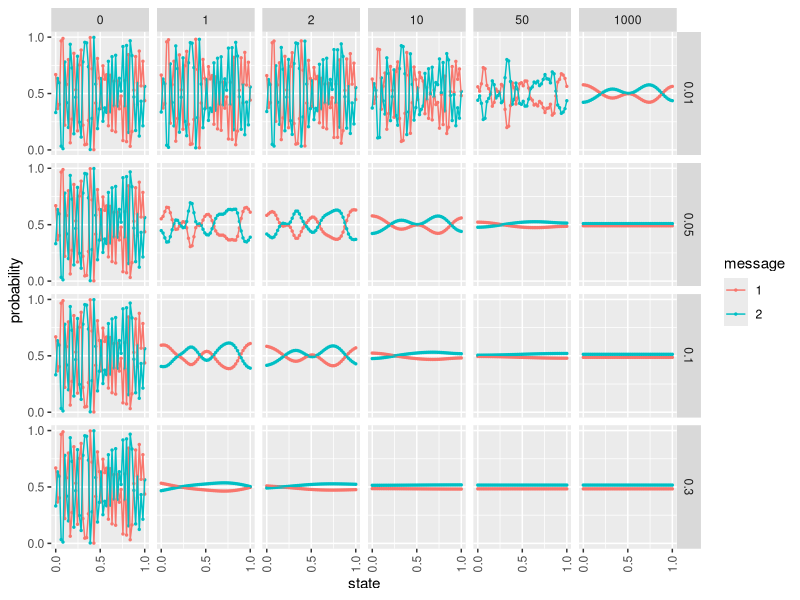
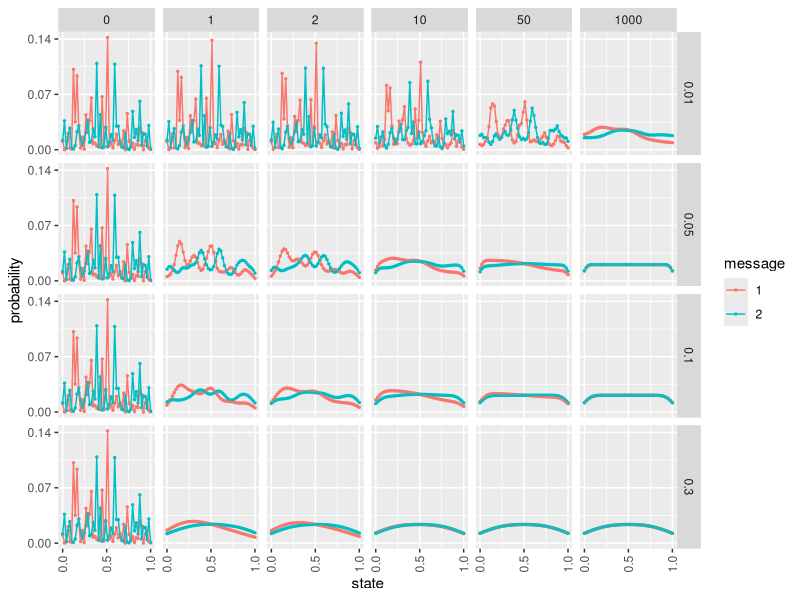
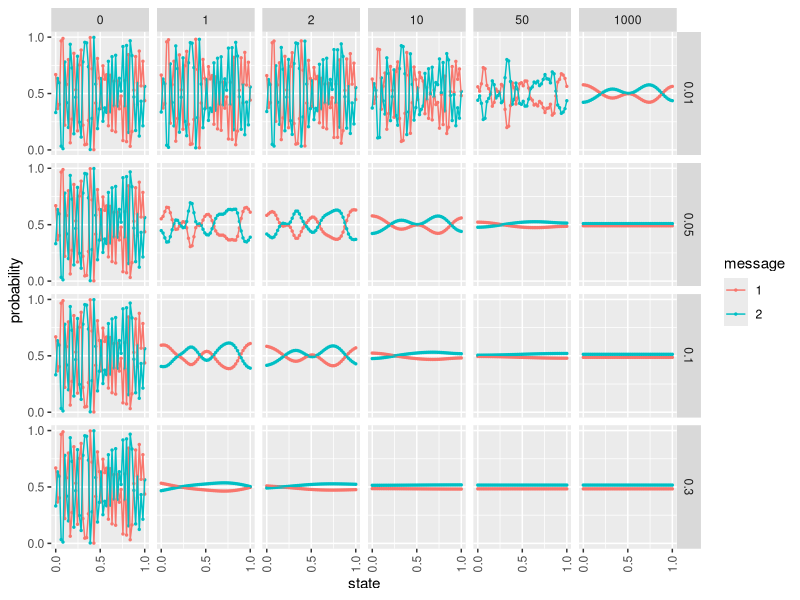
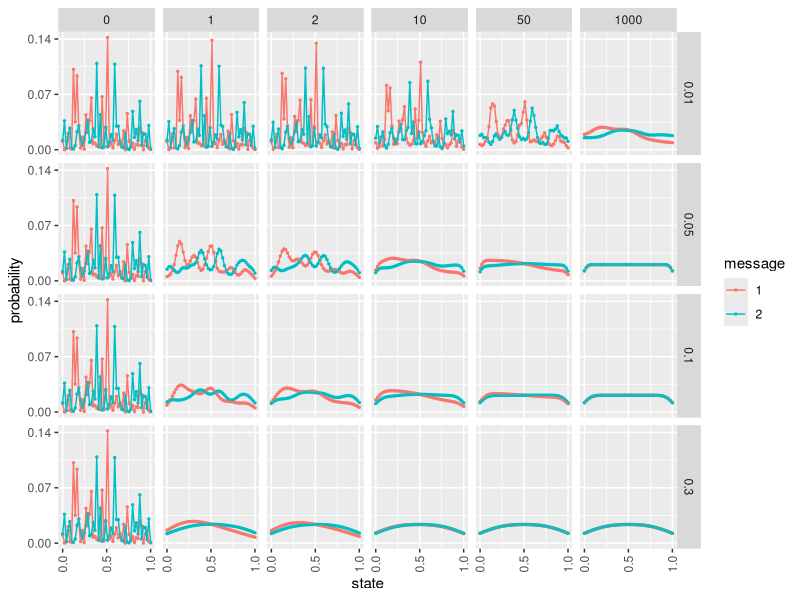

Write the R code that produced these figures, in order. (Note: this script raises an error after producing the figures.)
## ---- chunk 1
library(MCMCpack) # for Dirichlet distribution
library(ggplot2)
library(reshape2)
# source('~/Desktop/data/svn/programming/R/fuzzy-action/dev.r')
## ---- chunk 2
alpha= 0.1
rounds = 10000
ns = 60
nm = 2

get.states = function(ns){
  return(seq(from=0,to=1,length.out = ns))
}

states = get.states(ns)

get.confusion.matrix = function(states,alpha){
  ns = length(states)
  if (alpha <= 0){
    return(diag(rep(1,ns)))
  }
  C = matrix(0,nrow=ns, ncol=ns)
  for (i in 1:ns){
    for (j in 1:ns){
      C[i,j] = exp( - (states[i]-states[j])^2 / (alpha^2) )
    }
  }
  return(prop.table(C,1))
}

C = get.confusion.matrix(states,alpha)

## ---- chunk 3

get.nbr = function(response,noise.matrix){
    if (dim(noise.matrix)[1] == dim(response)[2]){  # receiver part
        return(response %*% noise.matrix)
    }
    if (dim(noise.matrix)[2] == dim(response)[1]){  # sender part
        return(noise.matrix %*% response)
    }
}

## ---- chunk 4
power = function(C,n){
  # this could be improved for speed
  if (n <=1){
    return(C)
  }
  else{
    if (n %% 2 ==0){
      X = power(C,n/2)
      return(X%*%X)
    }
    else{
      return(C%*%power(C,n-1))
    }
  }
}
## ---- chunk 5

ns = 50
nm = 2
rounds = c(1,2,10,50,1000)
alphas = c(0.01,0.05,0.1,0.3)

plotSender = function(ns,nm,alphas,rounds){
  sen = rdirichlet(ns,rep(1,nm))
  senDF = data.frame(state = 0,
                     message = 0,
                     round = 0,
                     alpha = 0,
                     probability = 0)

  for (alpha in alphas){
    C = get.confusion.matrix(get.states(ns),alpha)
    newDF = data.frame(state = rep(get.states(ns),nm),
                       message = rep(1:2,each=ns),
                       round = rep(0,ns*nm),
                       alpha = rep(alpha,ns*nm),
                       probability = as.vector(sen))
    for (r in rounds){
      newC = power(C,r)
      newSen = get.nbr(sen,newC)
      newDF2 = data.frame(state = rep(get.states(ns),nm),
                          message = rep(1:2,each=ns),
                          round = rep(r,ns*nm),
                          alpha = rep(alpha,ns*nm),
                          probability = as.vector(newSen))
      newDF = rbind(newDF,newDF2)                   
      }
    senDF = rbind(senDF,newDF)
  }
  senDF = senDF[-1,]
  senDF$message = factor(senDF$message)
  senDF$alpha = factor(senDF$alpha)
  p = ggplot(senDF,aes(x = state, y = probability, color = message)) + 
      geom_point(size=0.5) + geom_line() + facet_grid(alpha~round) +
      scale_x_continuous(breaks=seq(0,1,1/2)) +
      theme(axis.text.x  = element_text(angle=90, vjust=0.5)) + 
      scale_y_continuous(breaks=seq(0,1,1/2))
      
  return(p)
}

plotReceiver = function(ns,nm,alphas,rounds){
  rec = rdirichlet(nm,rep(1,ns))
  recDF = data.frame(state = 0,
                     message = 0,
                     round = 0,
                     alpha = 0,
                     probability = 0)

  for (alpha in alphas){
    C = get.confusion.matrix(get.states(ns),alpha)
    newDF = data.frame(state = rep(get.states(ns),nm),
                       message = rep(1:2,each=ns),
                       round = rep(0,ns*nm),
                       alpha = rep(alpha,ns*nm),
                       probability = as.vector(t(rec)))
    for (r in rounds){
      newC = power(C,r)
      newRec = get.nbr(rec,newC)
      newDF2 = data.frame(state = rep(get.states(ns),nm),
                          message = rep(1:2,each=ns),
                          round = rep(r,ns*nm),
                          alpha = rep(alpha,ns*nm),
                          probability = as.vector(t(newRec)))
      newDF = rbind(newDF,newDF2)                   
      }
    recDF = rbind(recDF,newDF)
  }
  recDF = recDF[-1,]
  recDF$message = factor(recDF$message)
  recDF$alpha = factor(recDF$alpha)
  p = ggplot(recDF,aes(x = state, y = probability, color = message)) + 
      geom_point(size=0.5) + geom_line() + facet_grid(alpha~round) +
      scale_x_continuous(breaks=seq(0,1,1/2)) +
      theme(axis.text.x  = element_text(angle=90, vjust=0.5)) + 
      scale_y_continuous(breaks=seq(0,round(max(recDF$probability),2),round(max(recDF$probability),2)/2))
  return(p)
}

pSen = plotSender(ns,nm,alphas,rounds)
pRec = plotReceiver(ns,nm,alphas,rounds)
show(pSen)
show(pRec)

pdf(file = "paper/plots/confusion_sender.pdf", width = 7, height = 4)
show(pSen)
dev.off()

pdf(file = "paper/plots/confusion_receiver.pdf", width = 7, height = 4)
show(pRec)
dev.off()

## ---- chunk 6

sen = rdirichlet(ns,rep(1,nm))

plotSender(sen)
plotSender(get.nbr(sen,C))
plotSender(get.nbr(get.nbr(sen,C),C))

sys.exit()

# rec = rdirichlet(nm,rep(1,ns))




## ---- chunk 7

sen = rdirichlet(ns,rep(1,nm))
rec = rdirichlet(nm,rep(1,ns))

CPower = power(C,rounds)
show(CPower)

sen = CPower %*% sen
show(sen)

rec = rec %*% CPower  
show(rec)
